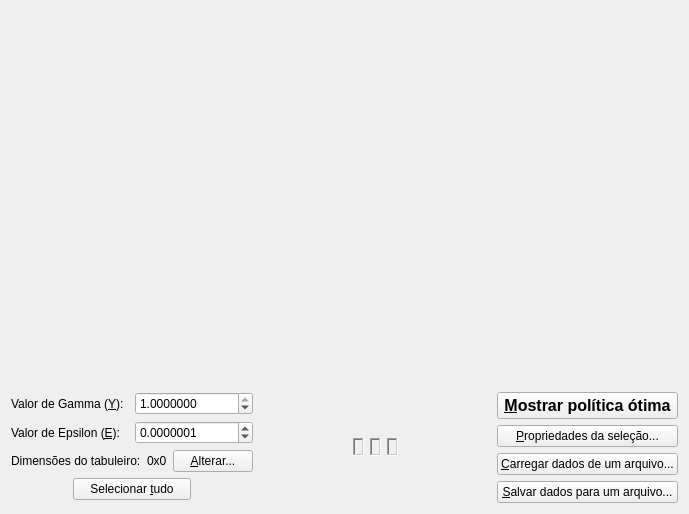
<ui version="4.0" >
 <class>frmMainWindow</class>
 <widget class="QWidget" name="frmMainWindow" >
  <property name="geometry" >
   <rect>
    <x>0</x>
    <y>0</y>
    <width>689</width>
    <height>514</height>
   </rect>
  </property>
  <property name="windowTitle" >
   <string>Form</string>
  </property>
  <layout class="QVBoxLayout" >
   <item>
    <widget class="QWidget" native="1" name="frmTabuleiro" >
     <property name="sizePolicy" >
      <sizepolicy vsizetype="Expanding" hsizetype="Expanding" >
       <horstretch>0</horstretch>
       <verstretch>0</verstretch>
      </sizepolicy>
     </property>
    </widget>
   </item>
   <item>
    <layout class="QHBoxLayout" >
     <item>
      <layout class="QVBoxLayout" >
       <item>
        <spacer>
         <property name="orientation" >
          <enum>Qt::Vertical</enum>
         </property>
         <property name="sizeType" >
          <enum>QSizePolicy::Maximum</enum>
         </property>
         <property name="sizeHint" >
          <size>
           <width>0</width>
           <height>0</height>
          </size>
         </property>
        </spacer>
       </item>
       <item>
        <layout class="QHBoxLayout" >
         <item>
          <widget class="QLabel" name="lblGamma" >
           <property name="toolTip" >
            <string>Valor de relevância de estados (Y)</string>
           </property>
           <property name="text" >
            <string>Valor de Gamma (&amp;Y):</string>
           </property>
           <property name="buddy" >
            <cstring>dspbGamma</cstring>
           </property>
          </widget>
         </item>
         <item>
          <widget class="QDoubleSpinBox" name="dspbGamma" >
           <property name="toolTip" >
            <string>Valor de relevância de estados (Y)</string>
           </property>
           <property name="decimals" >
            <number>7</number>
           </property>
           <property name="maximum" >
            <double>1.000000000000000</double>
           </property>
           <property name="singleStep" >
            <double>0.010000000000000</double>
           </property>
           <property name="value" >
            <double>1.000000000000000</double>
           </property>
          </widget>
         </item>
        </layout>
       </item>
       <item>
        <layout class="QHBoxLayout" >
         <item>
          <widget class="QLabel" name="lblEpsilon" >
           <property name="toolTip" >
            <string>Parâmetro de erro do algoritmo de iteração de valor</string>
           </property>
           <property name="text" >
            <string>Valor de Epsilon (&amp;E):</string>
           </property>
           <property name="buddy" >
            <cstring>dspbEpsilon</cstring>
           </property>
          </widget>
         </item>
         <item>
          <widget class="QDoubleSpinBox" name="dspbEpsilon" >
           <property name="toolTip" >
            <string>Parâmetro de erro do algoritmo de iteração de valor</string>
           </property>
           <property name="decimals" >
            <number>7</number>
           </property>
           <property name="maximum" >
            <double>10.000000000000000</double>
           </property>
           <property name="singleStep" >
            <double>0.010000000000000</double>
           </property>
           <property name="value" >
            <double>0.000000100000000</double>
           </property>
          </widget>
         </item>
        </layout>
       </item>
       <item>
        <spacer>
         <property name="orientation" >
          <enum>Qt::Vertical</enum>
         </property>
         <property name="sizeType" >
          <enum>QSizePolicy::Preferred</enum>
         </property>
         <property name="sizeHint" >
          <size>
           <width>0</width>
           <height>0</height>
          </size>
         </property>
        </spacer>
       </item>
       <item>
        <layout class="QHBoxLayout" >
         <item>
          <widget class="QLabel" name="lblDimsTab" >
           <property name="text" >
            <string>Dimensões do tabuleiro:</string>
           </property>
          </widget>
         </item>
         <item>
          <widget class="QLabel" name="lblDimsTabResp" >
           <property name="text" >
            <string>0x0</string>
           </property>
          </widget>
         </item>
         <item>
          <widget class="QPushButton" name="btnAlterarDimsTab" >
           <property name="toolTip" >
            <string>Clique aqui para alterar o tamanho do tabuleiro</string>
           </property>
           <property name="text" >
            <string>    &amp;Alterar...    </string>
           </property>
           <property name="autoDefault" >
            <bool>false</bool>
           </property>
           <property name="default" >
            <bool>false</bool>
           </property>
          </widget>
         </item>
        </layout>
       </item>
       <item>
        <spacer>
         <property name="orientation" >
          <enum>Qt::Vertical</enum>
         </property>
         <property name="sizeType" >
          <enum>QSizePolicy::Preferred</enum>
         </property>
         <property name="sizeHint" >
          <size>
           <width>0</width>
           <height>0</height>
          </size>
         </property>
        </spacer>
       </item>
       <item>
        <layout class="QHBoxLayout" >
         <item>
          <spacer>
           <property name="orientation" >
            <enum>Qt::Horizontal</enum>
           </property>
           <property name="sizeHint" >
            <size>
             <width>0</width>
             <height>0</height>
            </size>
           </property>
          </spacer>
         </item>
         <item>
          <widget class="QPushButton" name="btnSelectTudo" >
           <property name="toolTip" >
            <string>Selecionar todos os quadrantes do tabuleiro.</string>
           </property>
           <property name="text" >
            <string>    Selecionar &amp;tudo    </string>
           </property>
           <property name="autoDefault" >
            <bool>false</bool>
           </property>
           <property name="default" >
            <bool>false</bool>
           </property>
          </widget>
         </item>
         <item>
          <spacer>
           <property name="orientation" >
            <enum>Qt::Horizontal</enum>
           </property>
           <property name="sizeHint" >
            <size>
             <width>0</width>
             <height>0</height>
            </size>
           </property>
          </spacer>
         </item>
        </layout>
       </item>
       <item>
        <spacer>
         <property name="orientation" >
          <enum>Qt::Vertical</enum>
         </property>
         <property name="sizeType" >
          <enum>QSizePolicy::Maximum</enum>
         </property>
         <property name="sizeHint" >
          <size>
           <width>0</width>
           <height>0</height>
          </size>
         </property>
        </spacer>
       </item>
      </layout>
     </item>
     <item>
      <spacer>
       <property name="orientation" >
        <enum>Qt::Horizontal</enum>
       </property>
       <property name="sizeHint" >
        <size>
         <width>0</width>
         <height>0</height>
        </size>
       </property>
      </spacer>
     </item>
     <item>
      <layout class="QVBoxLayout" >
       <item>
        <spacer>
         <property name="orientation" >
          <enum>Qt::Vertical</enum>
         </property>
         <property name="sizeType" >
          <enum>QSizePolicy::Preferred</enum>
         </property>
         <property name="sizeHint" >
          <size>
           <width>0</width>
           <height>0</height>
          </size>
         </property>
        </spacer>
       </item>
       <item>
        <layout class="QHBoxLayout" >
         <item>
          <widget class="QLabel" name="lblAgente" >
           <property name="sizePolicy" >
            <sizepolicy vsizetype="Maximum" hsizetype="Maximum" >
             <horstretch>0</horstretch>
             <verstretch>0</verstretch>
            </sizepolicy>
           </property>
           <property name="toolTip" >
            <string>Arraste o agente para o tabuleiro para posicioná-lo.</string>
           </property>
           <property name="frameShape" >
            <enum>QFrame::WinPanel</enum>
           </property>
           <property name="frameShadow" >
            <enum>QFrame::Sunken</enum>
           </property>
           <property name="text" >
            <string/>
           </property>
           <property name="pixmap" >
            <pixmap resource="agente_g.qrc" >:/boneco.png</pixmap>
           </property>
           <property name="alignment" >
            <set>Qt::AlignCenter</set>
           </property>
          </widget>
         </item>
         <item>
          <widget class="QLabel" name="lblMuro" >
           <property name="sizePolicy" >
            <sizepolicy vsizetype="Maximum" hsizetype="Maximum" >
             <horstretch>0</horstretch>
             <verstretch>0</verstretch>
            </sizepolicy>
           </property>
           <property name="toolTip" >
            <string>Arraste o muro para o tabuleiro, para bloquear ou desbloquear o quadrante.</string>
           </property>
           <property name="frameShape" >
            <enum>QFrame::WinPanel</enum>
           </property>
           <property name="frameShadow" >
            <enum>QFrame::Sunken</enum>
           </property>
           <property name="text" >
            <string/>
           </property>
           <property name="pixmap" >
            <pixmap resource="agente_g.qrc" >:/muro.png</pixmap>
           </property>
           <property name="alignment" >
            <set>Qt::AlignCenter</set>
           </property>
          </widget>
         </item>
         <item>
          <widget class="QLabel" name="lblFinal" >
           <property name="sizePolicy" >
            <sizepolicy vsizetype="Maximum" hsizetype="Maximum" >
             <horstretch>0</horstretch>
             <verstretch>0</verstretch>
            </sizepolicy>
           </property>
           <property name="toolTip" >
            <string>Arraste para marcar ou desmarcar um estado como terminal.</string>
           </property>
           <property name="frameShape" >
            <enum>QFrame::WinPanel</enum>
           </property>
           <property name="frameShadow" >
            <enum>QFrame::Sunken</enum>
           </property>
           <property name="text" >
            <string/>
           </property>
           <property name="pixmap" >
            <pixmap resource="agente_g.qrc" >:/estado-final.png</pixmap>
           </property>
           <property name="alignment" >
            <set>Qt::AlignCenter</set>
           </property>
          </widget>
         </item>
        </layout>
       </item>
       <item>
        <spacer>
         <property name="orientation" >
          <enum>Qt::Vertical</enum>
         </property>
         <property name="sizeType" >
          <enum>QSizePolicy::Preferred</enum>
         </property>
         <property name="sizeHint" >
          <size>
           <width>0</width>
           <height>0</height>
          </size>
         </property>
        </spacer>
       </item>
      </layout>
     </item>
     <item>
      <spacer>
       <property name="orientation" >
        <enum>Qt::Horizontal</enum>
       </property>
       <property name="sizeHint" >
        <size>
         <width>0</width>
         <height>0</height>
        </size>
       </property>
      </spacer>
     </item>
     <item>
      <layout class="QVBoxLayout" >
       <item>
        <widget class="QPushButton" name="btnPoliticaOtima" >
         <property name="font" >
          <font>
           <pointsize>12</pointsize>
           <weight>75</weight>
           <bold>true</bold>
          </font>
         </property>
         <property name="toolTip" >
          <string>Mostra a política ótima para a situação dada no tabuleiro</string>
         </property>
         <property name="text" >
          <string>&amp;Mostrar política ótima</string>
         </property>
         <property name="checkable" >
          <bool>true</bool>
         </property>
         <property name="autoDefault" >
          <bool>false</bool>
         </property>
         <property name="default" >
          <bool>false</bool>
         </property>
        </widget>
       </item>
       <item>
        <widget class="QPushButton" name="btnEditarPropriedades" >
         <property name="toolTip" >
          <string>Altera as propriedades da seleção</string>
         </property>
         <property name="text" >
          <string>&amp;Propriedades da seleção...</string>
         </property>
         <property name="autoDefault" >
          <bool>false</bool>
         </property>
         <property name="default" >
          <bool>false</bool>
         </property>
        </widget>
       </item>
       <item>
        <widget class="QPushButton" name="btnCarregar" >
         <property name="toolTip" >
          <string>Carrega situações a partir de arquivos</string>
         </property>
         <property name="text" >
          <string>&amp;Carregar dados de um arquivo...</string>
         </property>
         <property name="autoDefault" >
          <bool>false</bool>
         </property>
         <property name="default" >
          <bool>false</bool>
         </property>
        </widget>
       </item>
       <item>
        <widget class="QPushButton" name="btnSalvar" >
         <property name="toolTip" >
          <string>Salva situações em arquivos</string>
         </property>
         <property name="text" >
          <string>&amp;Salvar dados para um arquivo...</string>
         </property>
         <property name="autoDefault" >
          <bool>false</bool>
         </property>
         <property name="default" >
          <bool>false</bool>
         </property>
        </widget>
       </item>
      </layout>
     </item>
    </layout>
   </item>
  </layout>
 </widget>
 <resources>
  <include location="agente_g.qrc" />
 </resources>
 <connections/>
</ui>
